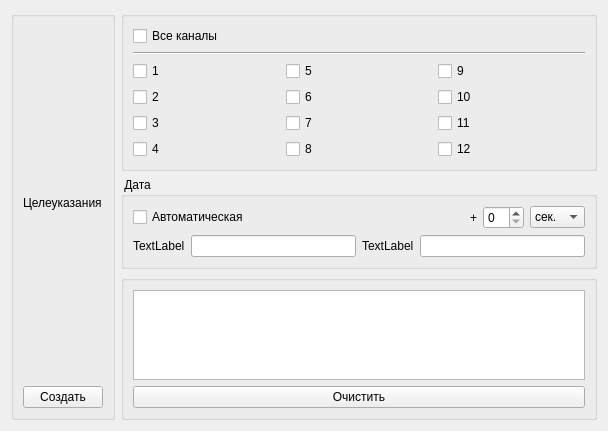
<?xml version="1.0" encoding="UTF-8"?>
<ui version="4.0">
 <class>TargetDesignationsTest</class>
 <widget class="QWidget" name="TargetDesignationsTest">
  <property name="geometry">
   <rect>
    <x>0</x>
    <y>0</y>
    <width>608</width>
    <height>431</height>
   </rect>
  </property>
  <property name="windowTitle">
   <string>Form</string>
  </property>
  <layout class="QVBoxLayout" name="verticalLayout">
   <item>
    <layout class="QGridLayout" name="gridLayout">
     <item row="0" column="2">
      <widget class="QGroupBox" name="groupBox_2">
       <property name="title">
        <string/>
       </property>
       <layout class="QVBoxLayout" name="verticalLayout_2">
        <item>
         <layout class="QGridLayout" name="gridLayout_2">
          <item row="1" column="0">
           <widget class="Line" name="line">
            <property name="orientation">
             <enum>Qt::Horizontal</enum>
            </property>
           </widget>
          </item>
          <item row="0" column="0">
           <widget class="QCheckBox" name="checkBox">
            <property name="text">
             <string>Все каналы</string>
            </property>
           </widget>
          </item>
          <item row="2" column="0">
           <layout class="QGridLayout" name="gridLayout_3">
            <item row="1" column="1">
             <widget class="QCheckBox" name="checkBox_9">
              <property name="maximumSize">
               <size>
                <width>16777215</width>
                <height>20</height>
               </size>
              </property>
              <property name="text">
               <string>6</string>
              </property>
             </widget>
            </item>
            <item row="1" column="2">
             <widget class="QCheckBox" name="checkBox_7">
              <property name="maximumSize">
               <size>
                <width>16777215</width>
                <height>20</height>
               </size>
              </property>
              <property name="text">
               <string>10</string>
              </property>
             </widget>
            </item>
            <item row="1" column="0">
             <widget class="QCheckBox" name="checkBox_3">
              <property name="maximumSize">
               <size>
                <width>16777215</width>
                <height>20</height>
               </size>
              </property>
              <property name="text">
               <string>2</string>
              </property>
             </widget>
            </item>
            <item row="2" column="1">
             <widget class="QCheckBox" name="checkBox_10">
              <property name="maximumSize">
               <size>
                <width>16777215</width>
                <height>20</height>
               </size>
              </property>
              <property name="text">
               <string>7</string>
              </property>
             </widget>
            </item>
            <item row="3" column="0">
             <widget class="QCheckBox" name="checkBox_5">
              <property name="maximumSize">
               <size>
                <width>16777215</width>
                <height>20</height>
               </size>
              </property>
              <property name="text">
               <string>4</string>
              </property>
             </widget>
            </item>
            <item row="0" column="1">
             <widget class="QCheckBox" name="checkBox_8">
              <property name="maximumSize">
               <size>
                <width>16777215</width>
                <height>20</height>
               </size>
              </property>
              <property name="text">
               <string>5</string>
              </property>
             </widget>
            </item>
            <item row="0" column="2">
             <widget class="QCheckBox" name="checkBox_6">
              <property name="maximumSize">
               <size>
                <width>16777215</width>
                <height>20</height>
               </size>
              </property>
              <property name="text">
               <string>9</string>
              </property>
             </widget>
            </item>
            <item row="3" column="2">
             <widget class="QCheckBox" name="checkBox_13">
              <property name="maximumSize">
               <size>
                <width>16777215</width>
                <height>20</height>
               </size>
              </property>
              <property name="text">
               <string>12</string>
              </property>
             </widget>
            </item>
            <item row="2" column="2">
             <widget class="QCheckBox" name="checkBox_12">
              <property name="maximumSize">
               <size>
                <width>16777215</width>
                <height>20</height>
               </size>
              </property>
              <property name="text">
               <string>11</string>
              </property>
             </widget>
            </item>
            <item row="3" column="1">
             <widget class="QCheckBox" name="checkBox_11">
              <property name="maximumSize">
               <size>
                <width>16777215</width>
                <height>20</height>
               </size>
              </property>
              <property name="text">
               <string>8</string>
              </property>
             </widget>
            </item>
            <item row="2" column="0">
             <widget class="QCheckBox" name="checkBox_4">
              <property name="maximumSize">
               <size>
                <width>16777215</width>
                <height>20</height>
               </size>
              </property>
              <property name="text">
               <string>3</string>
              </property>
             </widget>
            </item>
            <item row="0" column="0">
             <widget class="QCheckBox" name="checkBox_2">
              <property name="maximumSize">
               <size>
                <width>16777215</width>
                <height>20</height>
               </size>
              </property>
              <property name="text">
               <string>1</string>
              </property>
             </widget>
            </item>
           </layout>
          </item>
         </layout>
        </item>
       </layout>
      </widget>
     </item>
     <item row="2" column="2">
      <widget class="QGroupBox" name="groupBox_3">
       <property name="title">
        <string/>
       </property>
       <layout class="QVBoxLayout" name="verticalLayout_3">
        <item>
         <layout class="QGridLayout" name="gridLayout_5">
          <item row="0" column="0">
           <widget class="QTableView" name="tableView"/>
          </item>
          <item row="1" column="0">
           <widget class="QPushButton" name="pushButton">
            <property name="text">
             <string>Очистить</string>
            </property>
           </widget>
          </item>
         </layout>
        </item>
       </layout>
      </widget>
     </item>
     <item row="0" column="0" rowspan="3">
      <widget class="QGroupBox" name="groupBox">
       <property name="title">
        <string/>
       </property>
       <layout class="QVBoxLayout" name="verticalLayout_4">
        <item>
         <layout class="QGridLayout" name="gridLayout_4">
          <item row="0" column="0">
           <widget class="QLabel" name="label">
            <property name="text">
             <string>Целеуказания</string>
            </property>
           </widget>
          </item>
          <item row="1" column="0">
           <widget class="QPushButton" name="pushButton_2">
            <property name="text">
             <string>Создать</string>
            </property>
           </widget>
          </item>
         </layout>
        </item>
       </layout>
      </widget>
     </item>
     <item row="1" column="2">
      <widget class="QGroupBox" name="groupBox_4">
       <property name="title">
        <string> Дата</string>
       </property>
       <layout class="QVBoxLayout" name="verticalLayout_5">
        <item>
         <layout class="QVBoxLayout" name="verticalLayout_6">
          <item>
           <layout class="QHBoxLayout" name="horizontalLayout_2">
            <item>
             <widget class="QCheckBox" name="checkBox_14">
              <property name="text">
               <string>Автоматическая</string>
              </property>
             </widget>
            </item>
            <item>
             <layout class="QHBoxLayout" name="horizontalLayout_4">
              <item>
               <spacer name="horizontalSpacer">
                <property name="orientation">
                 <enum>Qt::Horizontal</enum>
                </property>
                <property name="sizeHint" stdset="0">
                 <size>
                  <width>40</width>
                  <height>20</height>
                 </size>
                </property>
               </spacer>
              </item>
              <item>
               <widget class="QLabel" name="label_4">
                <property name="text">
                 <string>+</string>
                </property>
               </widget>
              </item>
              <item>
               <widget class="QSpinBox" name="spinBox"/>
              </item>
              <item>
               <widget class="QComboBox" name="comboBox">
                <item>
                 <property name="text">
                  <string>сек.</string>
                 </property>
                </item>
                <item>
                 <property name="text">
                  <string>мин.</string>
                 </property>
                </item>
                <item>
                 <property name="text">
                  <string>час.</string>
                 </property>
                </item>
               </widget>
              </item>
             </layout>
            </item>
           </layout>
          </item>
          <item>
           <layout class="QHBoxLayout" name="horizontalLayout_3">
            <item>
             <widget class="QLabel" name="label_2">
              <property name="text">
               <string>TextLabel</string>
              </property>
             </widget>
            </item>
            <item>
             <widget class="QLineEdit" name="lineEdit"/>
            </item>
            <item>
             <widget class="QLabel" name="label_3">
              <property name="text">
               <string>TextLabel</string>
              </property>
             </widget>
            </item>
            <item>
             <widget class="QLineEdit" name="lineEdit_2"/>
            </item>
           </layout>
          </item>
         </layout>
        </item>
       </layout>
      </widget>
     </item>
    </layout>
   </item>
  </layout>
 </widget>
 <resources/>
 <connections/>
</ui>
